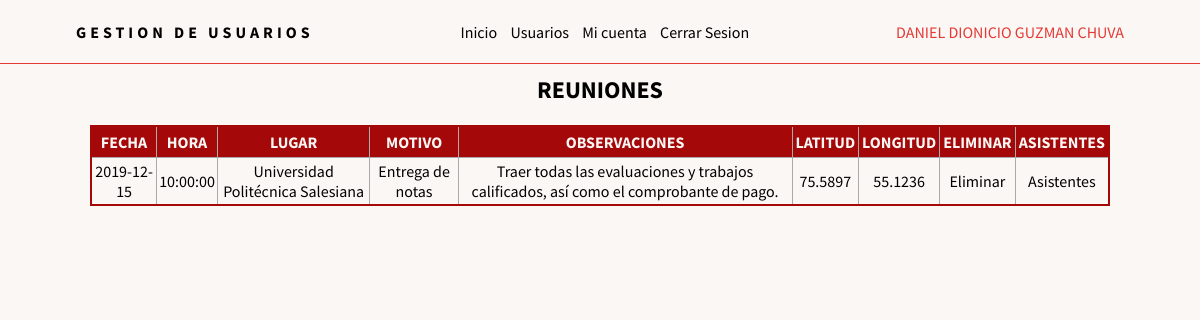
Screenshot of /admin/vista/admin/index.php (signed in) with the database file from the repository.
### tables this page shows
CREATE TABLE `reunion` (
  `reu_codigo` int(11) NOT NULL,
  `reu_remitente` varchar(50) NOT NULL,
  `reu_fecha` date NOT NULL,
  `reu_hora` time NOT NULL,
  `reu_lugar` varchar(50) NOT NULL,
  `reu_motivo` varchar(100) NOT NULL,
  `reu_observaciones` varchar(100) NOT NULL,
  `reu_longitud` decimal(7,4) NOT NULL,
  `reu_latitud` decimal(7,4) NOT NULL
);

### admin/vista/admin/index.php (the view, shortened to what this page needs)
<!DOCTYPE html>
<html lang="es">
<head>
    <link rel="stylesheet" href="../../../css/style.css">
    <link rel="stylesheet" href="../../../css/admin_style.css">
    <link rel="stylesheet" href="https://use.fontawesome.com/releases/v5.8.1/css/all.css"
>
</head>
<body>
    <header>
        <?php
        include('../../../php/headerAdmin.php');
        ?>
    </header>
    <div id="contenedor">
        <h2>REUNIONES</h2>
        <section>
            <table>
                <thead>
                    <tr>
                    <td>Fecha</td>
                        <td>Hora</td>
                        <td>Lugar</td>
                        <td>Motivo</td>
                        <td>Observaciones</td>
                        <td>Latitud</td>
                        <td>Longitud</td>
                        <td>Eliminar</td>
                        <td>Asistentes</td>
                    </tr>
                </thead>
                <tbody>
                    <?php
                    include '../../../config/conexionBD.php';
                    $sql = "SELECT * FROM reunion order by reu_fecha DESC";
                    $result = $conn->query($sql);
                    if ($result->num_rows > 0) {
                        while ($row = $result->fetch_assoc()) {
                            echo "<tr>";
                            echo " <td>" . $row["reu_fecha"] . "</td>";
                            echo " <td>" . $row["reu_hora"] . "</td>";
                            echo " <td>" . $row["reu_lugar"] . "</td>";
                            echo " <td>" . $row['reu_motivo'] . "</td>";
                            echo " <td>" . $row['reu_observaciones'] . "</td>";
                            echo " <td>" . $row['reu_latitud'] . "</td>";
                            echo " <td>" . $row['reu_longitud'] . "</td>";
                            echo '<td><a href="../../controladores/admin/deleteMSJ.php?reu_codigo=' . $row["reu_codigo"] . '">Eliminar</a></td>';
                            echo '<td><a href="../../controladores/admin/deleteMSJ.php?reu_codigo=' . $row["reu_codigo"] . '">Asistentes</a></td>';
                        }
                    } else {
                        echo "<tr>";
                        echo '<td colspan="10" class="db_null"><p>No tienes mensajes recibidos</p><i class="fas fa-exclamation-circle"></i></td>';
                        echo "</tr>";
                    }
                    ?>
                </tbody>
            </table>
        </section>
    </div>
</body>
</html>

### css/style.css (style rules this page uses)
* { margin: 0; padding: 0; box-sizing: border-box; }
body { background-image: url("../img/Passion.jpg"); background-repeat: no-repeat; font-family: 'Source Sans Pro', sans-serif; }
body header { background: #FBF7F4; display: flex; justify-content: space-around; align-items: center; padding: 5px; height: 4em; width: 100%; border-bottom: 1px solid #e53935; }
body #contenedor h2 { text-align: center; margin-top: 10px; }
body section { width: 100%; }

### css/admin_style.css (style rules this page uses)
* { box-sizing: border-box; }
body { background: #FBF7F4; }
#contenedor { display: flex; flex-direction: column; justify-content: center; }
#contenedor section { margin: 0 auto; width: 85%; margin-top: 20px; }
#contenedor section table { border: 2px solid #A40808; background-color: #FBF7F4; width: 100%; text-align: center; border-collapse: collapse; }
#contenedor section table thead { background-color: #A40808; }
#contenedor section table thead tr td { padding: 5px 3px; color: #FBF7F4; font-weight: 700; text-transform: uppercase; }
#contenedor section table td { border: 1px solid #AAAAAA; padding: 3px 2px; }
#contenedor section table tbody tr td { font-weight: normal; }
#contenedor section table tbody tr td a { text-decoration: none; color: #000; cursor: pointer; }

### rows the page displays
reunion: reu_fecha "2019-12-15", reu_hora "10:00:00", reu_lugar "Universidad Politécnica Salesiana", reu_motivo "Entrega de notas", reu_observaciones "Traer todas las evaluaciones y trabajos calificados, así como el comprobante de pago.", reu_latitud "75.5897", reu_longitud "55.1236"

### other values shown
$_SESSION['nombre'] "DANIEL DIONICIO"
$_SESSION['apellido'] "GUZMAN CHUVA"
